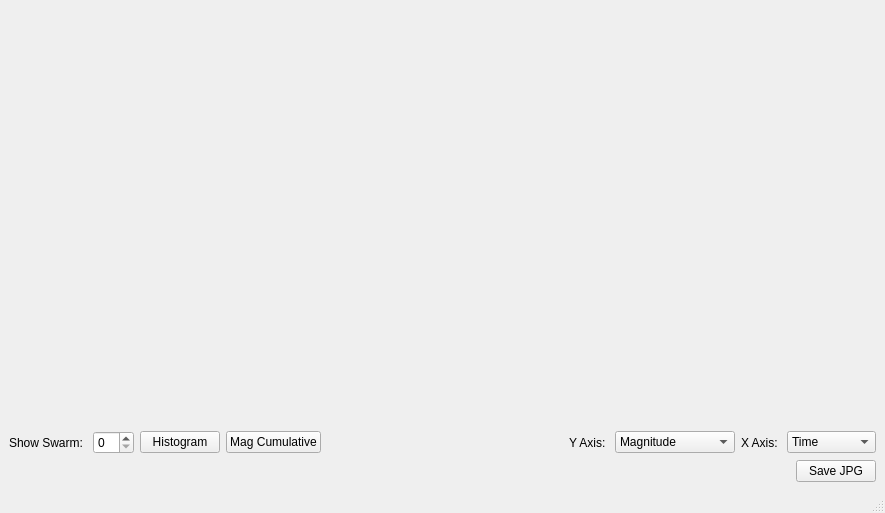
<?xml version="1.0" encoding="UTF-8"?>
<ui version="4.0">
 <class>Graph</class>
 <widget class="QMainWindow" name="Graph">
  <property name="geometry">
   <rect>
    <x>0</x>
    <y>0</y>
    <width>885</width>
    <height>513</height>
   </rect>
  </property>
  <property name="windowTitle">
   <string>MainWindow</string>
  </property>
  <widget class="QWidget" name="centralwidget">
   <layout class="QVBoxLayout" name="verticalLayout">
    <item>
     <layout class="QVBoxLayout" name="verticalLayout_2">
      <item>
       <widget class="QCustomPlot" name="qgraph" native="true">
        <property name="sizePolicy">
         <sizepolicy hsizetype="Preferred" vsizetype="Expanding">
          <horstretch>0</horstretch>
          <verstretch>0</verstretch>
         </sizepolicy>
        </property>
       </widget>
      </item>
      <item>
       <layout class="QHBoxLayout" name="horizontalLayout">
        <item>
         <widget class="QLabel" name="label_3">
          <property name="text">
           <string>Show Swarm: </string>
          </property>
         </widget>
        </item>
        <item>
         <widget class="QSpinBox" name="spinBox"/>
        </item>
        <item>
         <widget class="QPushButton" name="pushButton">
          <property name="text">
           <string>Histogram</string>
          </property>
         </widget>
        </item>
        <item>
         <widget class="QPushButton" name="pushButton_2">
          <property name="text">
           <string>Mag Cumulative</string>
          </property>
         </widget>
        </item>
        <item>
         <spacer name="horizontalSpacer">
          <property name="orientation">
           <enum>Qt::Horizontal</enum>
          </property>
          <property name="sizeHint" stdset="0">
           <size>
            <width>40</width>
            <height>20</height>
           </size>
          </property>
         </spacer>
        </item>
        <item>
         <widget class="QLabel" name="label_2">
          <property name="text">
           <string>Y Axis: </string>
          </property>
         </widget>
        </item>
        <item>
         <widget class="QComboBox" name="YCombo">
          <item>
           <property name="text">
            <string>Magnitude</string>
           </property>
          </item>
          <item>
           <property name="text">
            <string>Depth</string>
           </property>
          </item>
          <item>
           <property name="text">
            <string>Delta Distance</string>
           </property>
          </item>
          <item>
           <property name="text">
            <string>Delta Magnitude</string>
           </property>
          </item>
          <item>
           <property name="text">
            <string>Delta Time</string>
           </property>
          </item>
          <item>
           <property name="text">
            <string>Latitude</string>
           </property>
          </item>
         </widget>
        </item>
        <item>
         <widget class="QLabel" name="label">
          <property name="text">
           <string>X Axis: </string>
          </property>
         </widget>
        </item>
        <item>
         <widget class="QComboBox" name="XCombo">
          <item>
           <property name="text">
            <string>Time</string>
           </property>
          </item>
          <item>
           <property name="text">
            <string>Delta Time</string>
           </property>
          </item>
          <item>
           <property name="text">
            <string>Longitude</string>
           </property>
          </item>
         </widget>
        </item>
       </layout>
      </item>
     </layout>
    </item>
    <item>
     <layout class="QHBoxLayout" name="horizontalLayout_2">
      <item>
       <spacer name="horizontalSpacer_2">
        <property name="orientation">
         <enum>Qt::Horizontal</enum>
        </property>
        <property name="sizeHint" stdset="0">
         <size>
          <width>40</width>
          <height>20</height>
         </size>
        </property>
       </spacer>
      </item>
      <item>
       <widget class="QPushButton" name="SaveJpg">
        <property name="text">
         <string>Save JPG</string>
        </property>
       </widget>
      </item>
     </layout>
    </item>
   </layout>
  </widget>
  <widget class="QMenuBar" name="menubar">
   <property name="geometry">
    <rect>
     <x>0</x>
     <y>0</y>
     <width>885</width>
     <height>19</height>
    </rect>
   </property>
  </widget>
  <widget class="QStatusBar" name="statusbar"/>
 </widget>
 <customwidgets>
  <customwidget>
   <class>QCustomPlot</class>
   <extends>QWidget</extends>
   <header>qcustomplot/qcustomplot.h</header>
   <container>1</container>
  </customwidget>
 </customwidgets>
 <resources/>
 <connections/>
</ui>
